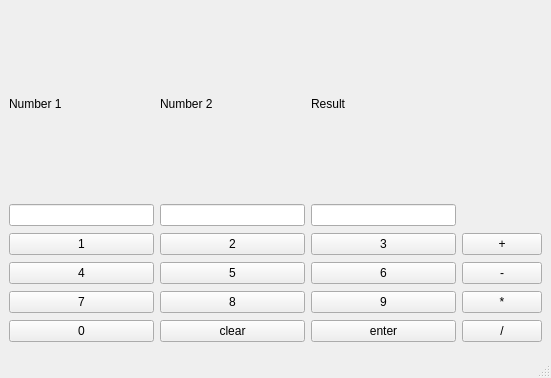
<?xml version="1.0" encoding="UTF-8"?>
<ui version="4.0">
 <class>MainWindow</class>
 <widget class="QMainWindow" name="MainWindow">
  <property name="geometry">
   <rect>
    <x>0</x>
    <y>0</y>
    <width>551</width>
    <height>378</height>
   </rect>
  </property>
  <property name="windowTitle">
   <string>MainWindow</string>
  </property>
  <widget class="QWidget" name="centralwidget">
   <layout class="QGridLayout" name="gridLayout">
    <item row="5" column="3">
     <widget class="QPushButton" name="mul">
      <property name="text">
       <string>*</string>
      </property>
     </widget>
    </item>
    <item row="3" column="1">
     <widget class="QPushButton" name="N2">
      <property name="text">
       <string>2</string>
      </property>
     </widget>
    </item>
    <item row="6" column="3">
     <widget class="QPushButton" name="div">
      <property name="text">
       <string>/</string>
      </property>
     </widget>
    </item>
    <item row="3" column="2">
     <widget class="QPushButton" name="N3">
      <property name="text">
       <string>3</string>
      </property>
     </widget>
    </item>
    <item row="6" column="2">
     <widget class="QPushButton" name="enter">
      <property name="text">
       <string>enter</string>
      </property>
     </widget>
    </item>
    <item row="5" column="2">
     <widget class="QPushButton" name="N9">
      <property name="text">
       <string>9</string>
      </property>
     </widget>
    </item>
    <item row="2" column="0">
     <widget class="QLineEdit" name="num1"/>
    </item>
    <item row="5" column="0">
     <widget class="QPushButton" name="N7">
      <property name="text">
       <string>7</string>
      </property>
     </widget>
    </item>
    <item row="6" column="0">
     <widget class="QPushButton" name="N0">
      <property name="text">
       <string>0</string>
      </property>
     </widget>
    </item>
    <item row="5" column="1">
     <widget class="QPushButton" name="N8">
      <property name="text">
       <string>8</string>
      </property>
     </widget>
    </item>
    <item row="3" column="0">
     <widget class="QPushButton" name="N1">
      <property name="text">
       <string>1</string>
      </property>
     </widget>
    </item>
    <item row="0" column="0">
     <widget class="QLabel" name="label">
      <property name="maximumSize">
       <size>
        <width>155</width>
        <height>187</height>
       </size>
      </property>
      <property name="text">
       <string>Number 1</string>
      </property>
     </widget>
    </item>
    <item row="3" column="3">
     <widget class="QPushButton" name="add">
      <property name="text">
       <string>+</string>
      </property>
     </widget>
    </item>
    <item row="6" column="1">
     <widget class="QPushButton" name="clear">
      <property name="text">
       <string>clear</string>
      </property>
     </widget>
    </item>
    <item row="4" column="0">
     <widget class="QPushButton" name="N4">
      <property name="text">
       <string>4</string>
      </property>
     </widget>
    </item>
    <item row="4" column="3">
     <widget class="QPushButton" name="sub">
      <property name="text">
       <string>-</string>
      </property>
     </widget>
    </item>
    <item row="4" column="2">
     <widget class="QPushButton" name="N6">
      <property name="text">
       <string>6</string>
      </property>
     </widget>
    </item>
    <item row="2" column="1">
     <widget class="QLineEdit" name="num2"/>
    </item>
    <item row="0" column="1">
     <widget class="QLabel" name="label_2">
      <property name="maximumSize">
       <size>
        <width>155</width>
        <height>187</height>
       </size>
      </property>
      <property name="text">
       <string>Number 2</string>
      </property>
     </widget>
    </item>
    <item row="4" column="1">
     <widget class="QPushButton" name="N5">
      <property name="text">
       <string>5</string>
      </property>
     </widget>
    </item>
    <item row="0" column="2">
     <widget class="QLabel" name="label_3">
      <property name="maximumSize">
       <size>
        <width>155</width>
        <height>187</height>
       </size>
      </property>
      <property name="text">
       <string>Result</string>
      </property>
     </widget>
    </item>
    <item row="2" column="2">
     <widget class="QLineEdit" name="result"/>
    </item>
   </layout>
  </widget>
  <widget class="QMenuBar" name="menubar">
   <property name="geometry">
    <rect>
     <x>0</x>
     <y>0</y>
     <width>551</width>
     <height>21</height>
    </rect>
   </property>
  </widget>
  <widget class="QStatusBar" name="statusbar"/>
 </widget>
 <resources/>
 <connections/>
</ui>
